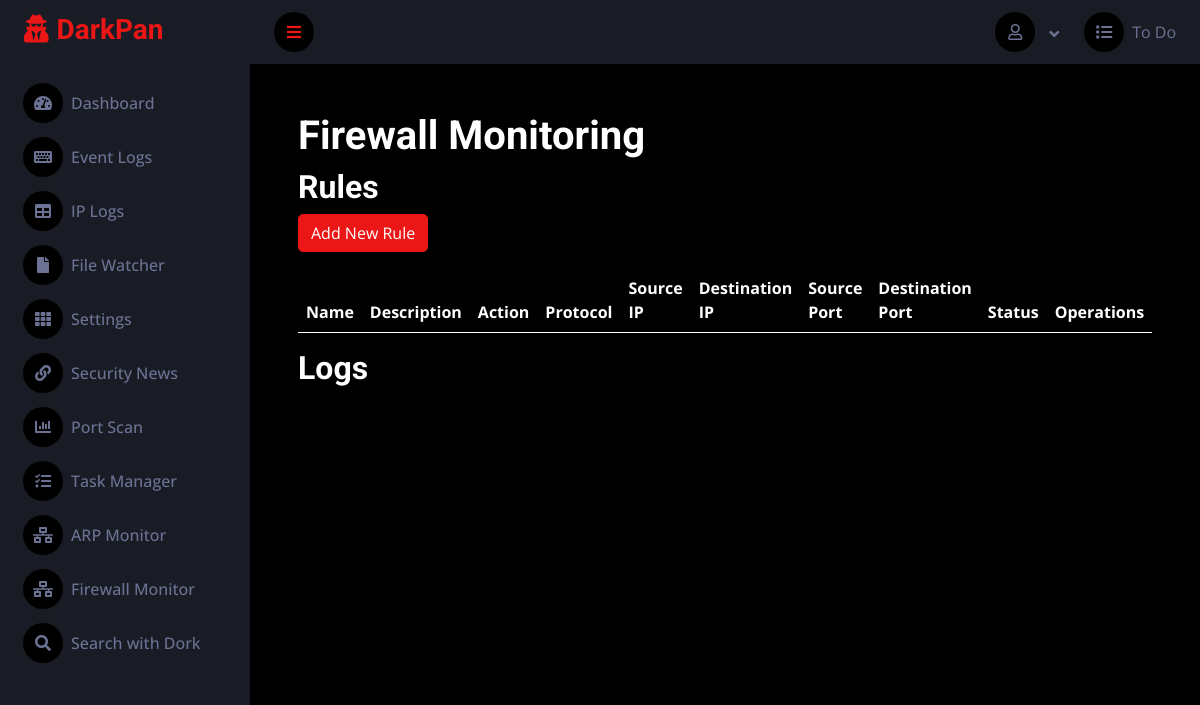
The app's page /firewall_monitor/, older data.
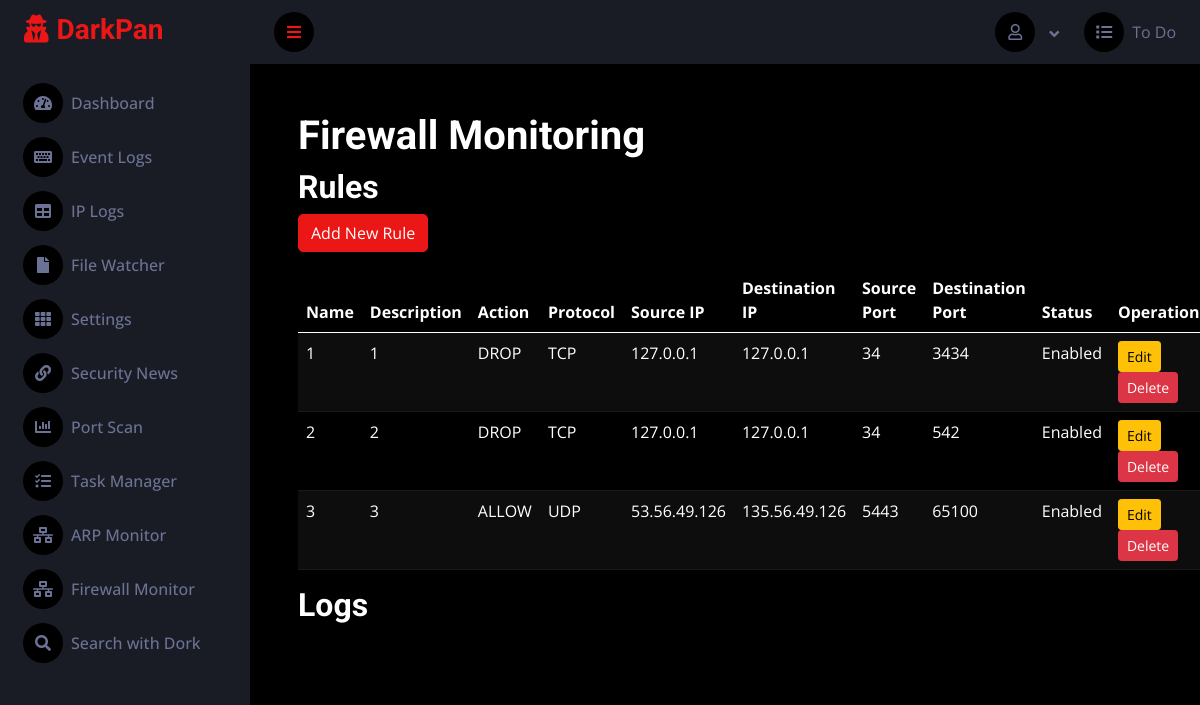
The same page, newer data.
### sec/models.py (models this page shows, shortened)
class FirewallRule(models.Model):
    ACTION_CHOICES = (
        ('ALLOW', 'İzin Ver'),
        ('DROP', 'Engelle'),
    )
    PROTOCOL_CHOICES = (
        ('TCP', 'TCP'),
        ('UDP', 'UDP'),
        ('ICMP', 'ICMP'),
    )
    class Meta:
        managed = True
        db_table = 'firewallrule'
    name = models.CharField(max_length=100, unique=True)
    description = models.TextField(blank=True)
    action = models.CharField(max_length=5, choices=ACTION_CHOICES, default='DROP')
    protocol = models.CharField(max_length=5, choices=PROTOCOL_CHOICES, default='TCP')
    source_ip = models.CharField(max_length=45, blank=True)  # IPv4 veya IPv6
    destination_ip = models.CharField(max_length=45, blank=True)  # IPv4 veya IPv6
    source_port = models.CharField(max_length=5, blank=True)
    destination_port = models.CharField(max_length=5, blank=True)
    enabled = models.BooleanField(default=True)

### sec/views.py (the view)
# urls.py: path('firewall_monitor/', views.firewall_monitor, name='firewall_monitor'),
def firewall_monitor(request):
    rules = FirewallRule.objects.all()
    return render(request, 'firewall_monitor.html', {'rules': rules})

### templates/firewall_monitor.html (shortened to what this page needs)
{% extends "base.html" %}
{% block content %}
<div class="container-fluid pt-4 px-4">
    <h1>Firewall Monitoring</h1>
    <h2>Rules</h2>
    <a href="{% url 'add_rule' %}" class="btn btn-primary mb-3">Add New Rule</a>
    <table class="table table-dark table-striped">
        <thead>
            <tr>
                <th>Name</th>
                <th>Description</th>
                <th>Action</th>
                <th>Protocol</th>
                <th>Source IP</th>
                <th>Destination IP</th>
                <th>Source Port</th>
                <th>Destination Port</th>
                <th>Status</th>
                <th>Operations</th>
            </tr>
        </thead>
        <tbody>
            {% for rule in rules %}
            <tr>
                <td>{{ rule.name }}</td>
                <td>{{ rule.description }}</td>
                <td>{{ rule.action }}</td>
                <td>{{ rule.protocol }}</td>
                <td>{{ rule.source_ip }}</td>
                <td>{{ rule.destination_ip }}</td>
                <td>{{ rule.source_port }}</td>
                <td>{{ rule.destination_port }}</td>
                <td>{{ rule.enabled|yesno:"Enabled,Disabled" }}</td>
                <td>
                    <a href="{% url 'edit_rule' rule.id %}" class="btn btn-warning btn-sm">Edit</a>
                    <a href="{% url 'delete_rule' rule.id %}" class="btn btn-danger btn-sm">Delete</a>
                </td>
            </tr>
            {% endfor %}
        </tbody>
    </table>
    <h2>Logs</h2>
</div>
{% endblock %}

### templates/base.html (shortened to what this page needs)
{% load static %}
<!DOCTYPE html>
<html lang="en">
<head>
    <link href="https://cdnjs.cloudflare.com/ajax/libs/font-awesome/5.10.0/css/all.min.css" rel="stylesheet">
    <link href="https://cdn.jsdelivr.net/npm/bootstrap-icons@1.4.1/font/bootstrap-icons.css" rel="stylesheet">
    <link href="{% static 'lib/owlcarousel/assets/owl.carousel.min.css' %}" rel="stylesheet">
    <link href="{% static 'lib/tempusdominus/css/tempusdominus-bootstrap-4.min.css' %}" rel="stylesheet" />
    <link href="{% static 'css/bootstrap.min.css' %}" rel="stylesheet">
    <link href="{% static 'css/style.css' %}" rel="stylesheet">
</head>
<body>
    <div class="container-fluid position-relative d-flex p-0">
        {% include 'partials/_sidebar.html' %}
        <div class="content">
            {% include 'partials/_navbar.html' %}
            <div class="container-fluid pt-4 px-4">
                {% block content %}
                {% endblock %}
            </div>
        </div>
    </div>
</body>
</html>

### templates/partials/_sidebar.html (shortened to what this page needs)
<div class="sidebar pe-4 pb-3" id="mySidebar">
    <nav class="navbar bg-secondary navbar-dark">
        <a href="/" class="navbar-brand mx-4 mb-3">
            <h3 class="text-primary"><i class="fa fa-user-secret me-2" aria-hidden="true"></i>DarkPan</h3>
        </a>
        <div class="navbar-nav w-100">
            <a href="/" class="nav-item nav-link"><i class="fa fa-tachometer-alt me-2"></i>Dashboard</a>
            <a href="/eventlog" class="nav-item nav-link"><i class="fa fa-keyboard me-2"></i>Event Logs</a>
            <a href="/iplogs" class="nav-item nav-link"><i class="fa fa-table me-2"></i>IP Logs</a>
            <a href="/filewatch" class="nav-item nav-link"><i class="fa fa-file me-2"></i>File Watcher</a>
            <a href="/settings" class="nav-item nav-link"><i class="fa fa-th me-2"></i>Settings</a>
            <a href="/news" class="nav-item nav-link"><i class="fa fa-link me-2"></i>Security News</a>
            <a href="/port_scanner" class="nav-item nav-link"><i class="fa fa-chart-bar me-2"></i>Port Scan</a>
            <a href="/task-controller" class="nav-item nav-link"><i class="fa fa-tasks me-2"></i>Task Manager</a>
            <a href="/arp_monitor" class="nav-item nav-link"><i class="fa fa-network-wired me-2"></i>ARP Monitor</a>
            <a href="/firewall_monitor" class="nav-item nav-link"><i class="fa fa-network-wired me-2"></i>Firewall Monitor</a>
            <a href="/search" class="nav-item nav-link"><i class="fa fa-search me-2"></i>Search with Dork</a>
        </div>
    </nav>
</div>

### templates/partials/_navbar.html (shortened to what this page needs)
<nav class="navbar navbar-expand bg-secondary navbar-dark sticky-top px-4 py-0">
    <a href="#" class="sidebar-toggler flex-shrink-0">
        <i class="fa fa-bars"></i>
    </a>
    <div class="navbar-nav align-items-center ms-auto">
        <div class="nav-item dropdown">
            <a href="#" class="nav-link dropdown-toggle" data-bs-toggle="dropdown"><i class="far fa-user me-2"></i></a>
        </div>
        <a href="/todo" class="nav-item nav-link"><i class="fa fa-list me-2"></i>To Do </a>
    </div>
</nav>

### static/css/style.css (style rules this page uses)
:root { --primary: #EB1616; --secondary: #191C24; --light: #6C7293; --dark: #000000; }
.btn { transition: .5s; }
.sidebar { position: fixed; top: 0; left: 0; bottom: 0; width: 250px; height: 100vh; overflow-y: auto; background: var(--secondary); transition: 0.5s; z-index: 999; }
.content { margin-left: 250px; min-height: 100vh; background: var(--dark); transition: 0.5s; }
@media (min-width: 992px) { .sidebar { margin-left: 0; } }
@media (min-width: 992px) { .content { width: calc(100% - 250px); } }
.sidebar .navbar .navbar-nav .nav-link { padding: 7px 20px; color: var(--light); font-weight: 500; border-left: 3px solid var(--secondary); border-radius: 0 30px 30px 0; outline: none; }
.sidebar .navbar .navbar-nav .nav-link i { width: 40px; height: 40px; display: inline-flex; align-items: center; justify-content: center; background: var(--dark); border-radius: 40px; }
.content .navbar .navbar-nav .nav-link { margin-left: 25px; padding: 12px 0; color: var(--light); outline: none; }
.content .navbar .sidebar-toggler, .content .navbar .navbar-nav .nav-link i { width: 40px; height: 40px; display: inline-flex; align-items: center; justify-content: center; background: var(--dark); border-radius: 40px; }
.content .navbar .dropdown-toggle::after { margin-left: 6px; vertical-align: middle; border: none; content: "\f107"; font-family: "Font Awesome 5 Free"; font-weight: 900; transition: .5s; }

Row changes from the older to the newer data that the page shows:
added FirewallRule: name "1", description "1", action "DROP", protocol "TCP", source_ip "127.0.0.1", destination_ip "127.0.0.1", source_port "34", destination_port "3434", enabled "Enabled"
added FirewallRule: name "2", description "2", action "DROP", protocol "TCP", source_ip "127.0.0.1", destination_ip "127.0.0.1", source_port "34", destination_port "542", enabled "Enabled"
added FirewallRule: name "3", description "3", action "ALLOW", protocol "UDP", source_ip "53.56.49.126", destination_ip "135.56.49.126", source_port "5443", destination_port "65100", enabled "Enabled"
